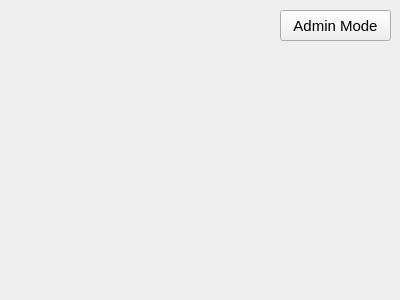
<?xml version="1.0" encoding="UTF-8"?>
<ui version="4.0">
 <class>TrenchCoatStore</class>
 <widget class="QWidget" name="TrenchCoatStore">
  <property name="geometry">
   <rect>
    <x>0</x>
    <y>0</y>
    <width>400</width>
    <height>300</height>
   </rect>
  </property>
  <property name="windowTitle">
   <string>TrenchCoatStore</string>
  </property>
  <widget class="QPushButton" name="adminButton">
   <property name="geometry">
    <rect>
     <x>280</x>
     <y>10</y>
     <width>111</width>
     <height>31</height>
    </rect>
   </property>
   <property name="font">
    <font>
     <pointsize>11</pointsize>
    </font>
   </property>
   <property name="text">
    <string>Admin Mode</string>
   </property>
  </widget>
 </widget>
 <layoutdefault spacing="6" margin="11"/>
 <resources/>
 <connections/>
</ui>
